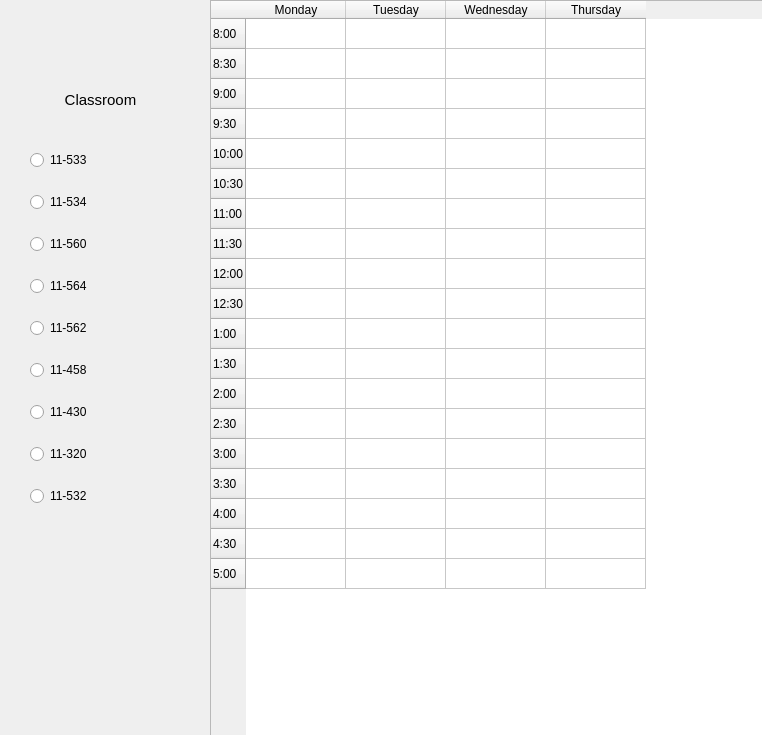
<?xml version="1.0" encoding="UTF-8"?>
<ui version="4.0">
 <class>Form</class>
 <widget class="QWidget" name="Form">
  <property name="geometry">
   <rect>
    <x>0</x>
    <y>0</y>
    <width>762</width>
    <height>735</height>
   </rect>
  </property>
  <property name="windowTitle">
   <string>Form</string>
  </property>
  <widget class="QLabel" name="label_6">
   <property name="geometry">
    <rect>
     <x>40</x>
     <y>90</y>
     <width>121</width>
     <height>20</height>
    </rect>
   </property>
   <property name="font">
    <font>
     <pointsize>11</pointsize>
    </font>
   </property>
   <property name="text">
    <string>Classroom</string>
   </property>
   <property name="textFormat">
    <enum>Qt::AutoText</enum>
   </property>
   <property name="alignment">
    <set>Qt::AlignCenter</set>
   </property>
  </widget>
  <widget class="QWidget" name="verticalLayoutWidget">
   <property name="geometry">
    <rect>
     <x>30</x>
     <y>130</y>
     <width>151</width>
     <height>401</height>
    </rect>
   </property>
   <layout class="QVBoxLayout" name="verticalLayout">
    <property name="spacing">
     <number>2</number>
    </property>
    <item>
     <widget class="QRadioButton" name="radioButton_3">
      <property name="text">
       <string>11-533</string>
      </property>
     </widget>
    </item>
    <item>
     <widget class="QRadioButton" name="radioButton_2">
      <property name="text">
       <string>11-534</string>
      </property>
     </widget>
    </item>
    <item>
     <widget class="QRadioButton" name="radioButton_6">
      <property name="text">
       <string>11-560</string>
      </property>
     </widget>
    </item>
    <item>
     <widget class="QRadioButton" name="radioButton_9">
      <property name="text">
       <string>11-564</string>
      </property>
     </widget>
    </item>
    <item>
     <widget class="QRadioButton" name="radioButton_8">
      <property name="text">
       <string>11-562</string>
      </property>
     </widget>
    </item>
    <item>
     <widget class="QRadioButton" name="radioButton_7">
      <property name="text">
       <string>11-458</string>
      </property>
     </widget>
    </item>
    <item>
     <widget class="QRadioButton" name="radioButton">
      <property name="text">
       <string>11-430</string>
      </property>
     </widget>
    </item>
    <item>
     <widget class="QRadioButton" name="radioButton_5">
      <property name="text">
       <string>11-320</string>
      </property>
     </widget>
    </item>
    <item>
     <widget class="QRadioButton" name="radioButton_4">
      <property name="text">
       <string>11-532</string>
      </property>
     </widget>
    </item>
   </layout>
  </widget>
  <widget class="QTableWidget" name="tableWidget">
   <property name="geometry">
    <rect>
     <x>210</x>
     <y>0</y>
     <width>600</width>
     <height>741</height>
    </rect>
   </property>
   <property name="verticalScrollBarPolicy">
    <enum>Qt::ScrollBarAlwaysOff</enum>
   </property>
   <property name="editTriggers">
    <set>QAbstractItemView::NoEditTriggers</set>
   </property>
   <property name="selectionMode">
    <enum>QAbstractItemView::NoSelection</enum>
   </property>
   <property name="selectionBehavior">
    <enum>QAbstractItemView::SelectItems</enum>
   </property>
   <property name="gridStyle">
    <enum>Qt::SolidLine</enum>
   </property>
   <attribute name="horizontalHeaderCascadingSectionResizes">
    <bool>false</bool>
   </attribute>
   <row>
    <property name="text">
     <string>8:00</string>
    </property>
    <property name="background">
     <color>
      <red>255</red>
      <green>255</green>
      <blue>255</blue>
     </color>
    </property>
   </row>
   <row>
    <property name="text">
     <string>8:30</string>
    </property>
   </row>
   <row>
    <property name="text">
     <string>9:00</string>
    </property>
   </row>
   <row>
    <property name="text">
     <string>9:30</string>
    </property>
   </row>
   <row>
    <property name="text">
     <string>10:00</string>
    </property>
   </row>
   <row>
    <property name="text">
     <string>10:30</string>
    </property>
   </row>
   <row>
    <property name="text">
     <string>11:00</string>
    </property>
   </row>
   <row>
    <property name="text">
     <string>11:30</string>
    </property>
   </row>
   <row>
    <property name="text">
     <string>12:00</string>
    </property>
   </row>
   <row>
    <property name="text">
     <string>12:30</string>
    </property>
   </row>
   <row>
    <property name="text">
     <string>1:00</string>
    </property>
   </row>
   <row>
    <property name="text">
     <string>1:30</string>
    </property>
   </row>
   <row>
    <property name="text">
     <string>2:00</string>
    </property>
   </row>
   <row>
    <property name="text">
     <string>2:30</string>
    </property>
   </row>
   <row>
    <property name="text">
     <string>3:00</string>
    </property>
   </row>
   <row>
    <property name="text">
     <string>3:30</string>
    </property>
   </row>
   <row>
    <property name="text">
     <string>4:00</string>
    </property>
   </row>
   <row>
    <property name="text">
     <string>4:30</string>
    </property>
   </row>
   <row>
    <property name="text">
     <string>5:00</string>
    </property>
   </row>
   <column>
    <property name="text">
     <string>Monday</string>
    </property>
    <property name="textAlignment">
     <set>AlignHCenter|AlignBottom</set>
    </property>
   </column>
   <column>
    <property name="text">
     <string>Tuesday</string>
    </property>
   </column>
   <column>
    <property name="text">
     <string>Wednesday</string>
    </property>
   </column>
   <column>
    <property name="text">
     <string>Thursday</string>
    </property>
   </column>
   <item row="0" column="0">
    <property name="text">
     <string/>
    </property>
    <property name="background">
     <brush brushstyle="NoBrush">
      <color alpha="255">
       <red>255</red>
       <green>255</green>
       <blue>255</blue>
      </color>
     </brush>
    </property>
    <property name="foreground">
     <brush brushstyle="NoBrush">
      <color alpha="255">
       <red>255</red>
       <green>255</green>
       <blue>255</blue>
      </color>
     </brush>
    </property>
    <property name="flags">
     <set>NoItemFlags</set>
    </property>
   </item>
   <item row="0" column="1">
    <property name="flags">
     <set>NoItemFlags</set>
    </property>
   </item>
   <item row="0" column="2">
    <property name="flags">
     <set>NoItemFlags</set>
    </property>
   </item>
   <item row="0" column="3">
    <property name="flags">
     <set>NoItemFlags</set>
    </property>
   </item>
   <item row="1" column="0">
    <property name="text">
     <string/>
    </property>
    <property name="background">
     <brush brushstyle="NoBrush">
      <color alpha="255">
       <red>255</red>
       <green>255</green>
       <blue>255</blue>
      </color>
     </brush>
    </property>
    <property name="foreground">
     <brush brushstyle="NoBrush">
      <color alpha="255">
       <red>255</red>
       <green>255</green>
       <blue>255</blue>
      </color>
     </brush>
    </property>
   </item>
   <item row="2" column="0">
    <property name="text">
     <string/>
    </property>
    <property name="background">
     <brush brushstyle="NoBrush">
      <color alpha="255">
       <red>255</red>
       <green>255</green>
       <blue>255</blue>
      </color>
     </brush>
    </property>
    <property name="foreground">
     <brush brushstyle="SolidPattern">
      <color alpha="255">
       <red>255</red>
       <green>255</green>
       <blue>255</blue>
      </color>
     </brush>
    </property>
   </item>
   <item row="4" column="2">
    <property name="text">
     <string/>
    </property>
   </item>
  </widget>
 </widget>
 <resources/>
 <connections/>
</ui>
